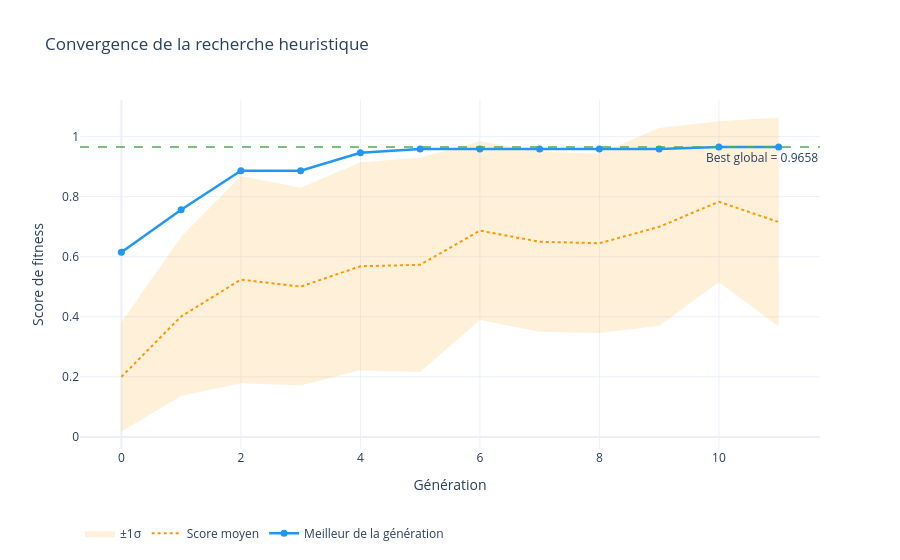
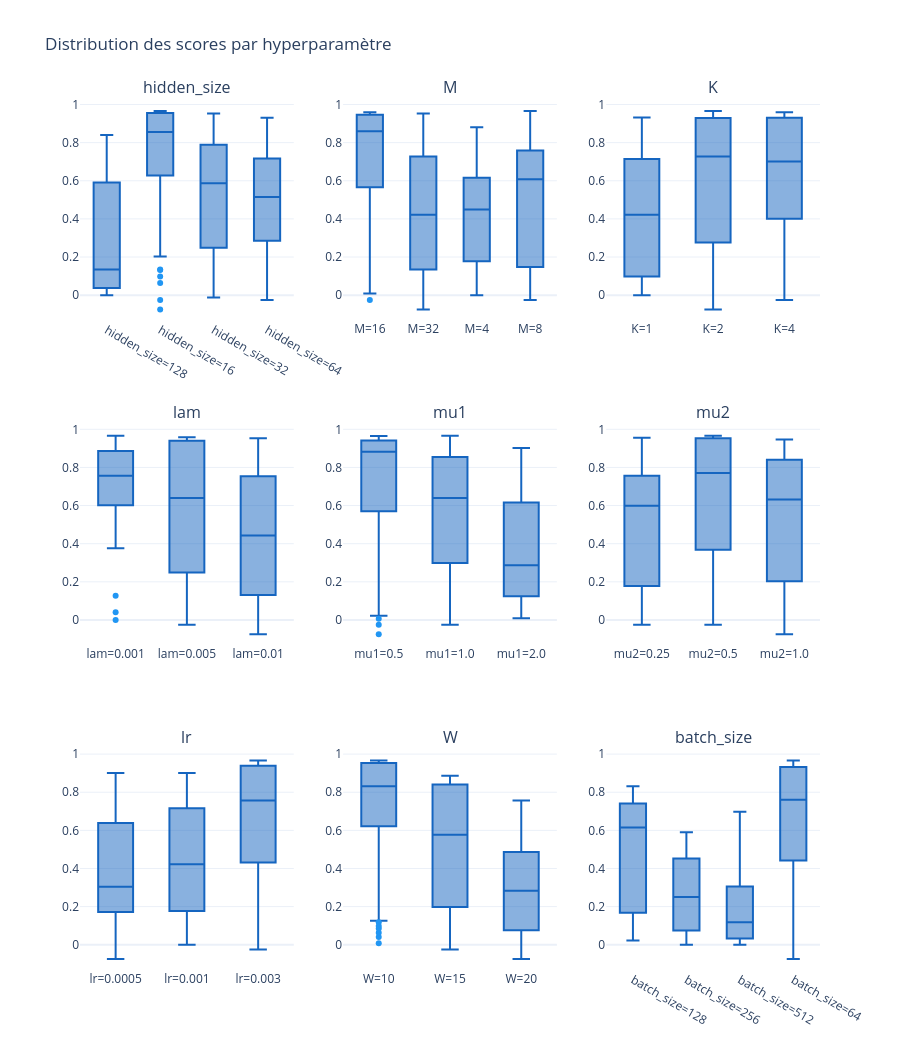
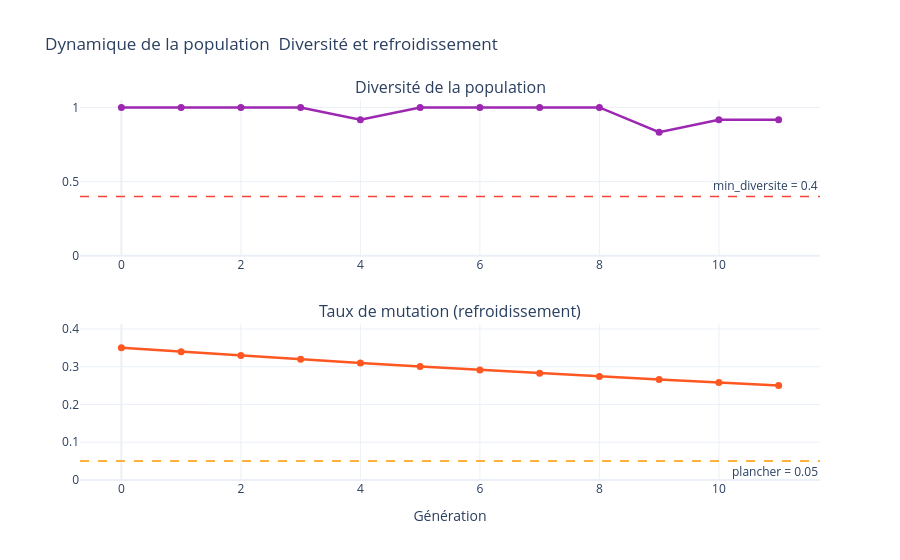

The cell these charts' notebook holds for them, in order:
### Code cell
# Résumé tabulaire de la progression
cols_resume  = ['generation', 'score', 'diversite', 'mutation_rate',
                'hidden_size', 'M', 'K', 'lam', 'lr']
cols_present = [c for c in cols_resume if c in search.resume().columns]
print("Progression par génération :")
print(search.resume()[cols_present].to_string(index=False))

# Visualisations Plotly de la recherche génétique
search.plot_convergence().show()
search.plot_parameter_space().show()
search.plot_diversity().show()
